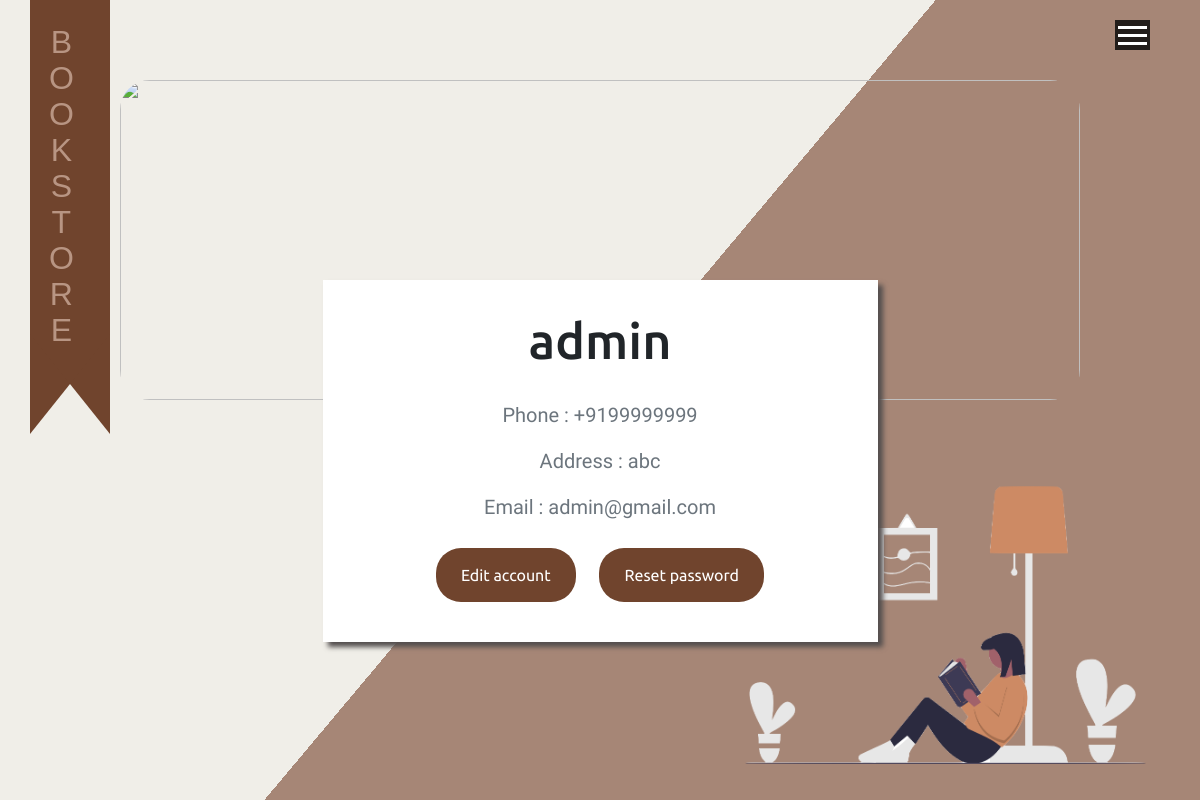
Page /account (signed in) on the committed database.
### main/models.py (models this page shows, shortened)
class User(db.Model, UserMixin):
    id = db.Column(db.Integer, primary_key=True)
    name = db.Column(db.String(20), nullable=False)
    phone = db.Column(db.String(15), nullable=False)
    address = db.Column(db.String(120), nullable=False)
    email = db.Column(db.String(120), unique=True, nullable=False)
    password = db.Column(db.String(60), nullable=False)
    is_admin = db.Column(db.Boolean , default= False)
    order = db.relationship('Orders',backref='user',lazy=True)

### main/routes.py (the view, shortened to what this page needs)
@app.route("/account", methods=['GET', 'POST'])
@login_required
def account():
    form1 = UpdateAccountForm()
    form2 = ResetPasswordForm()
    if form1.validate_on_submit():
        current_user.name = form1.name.data
        current_user.phone = form1.phone.data
        current_user.address = form1.address.data
        current_user.email = form1.email.data
        db.session.commit()
        flash('Your account has been updated!', 'success')
        return redirect(url_for('account'))
    elif request.method == 'GET':
        form1.name.data = current_user.name
        form1.email.data = current_user.email
        form1.phone.data = current_user.phone
        form1.address.data = current_user.address
    return render_template('account.html', title='Account', account_form=form1, password_form =form2)

### main/models.py (called while the page is built)
@login_manager.user_loader
def load_user(user_id):
    return User.query.get(int(user_id))

### main/templates/account.html (shortened to what this page needs)
{% extends "base.html" %}
{% block head %}
<link rel="stylesheet" href="{{url_for('static', filename='css/account.css')}}">
{% endblock %}
{% block content %}
  <aside>
</aside>
<h1 class="vertical-text">Bookstore</h1>
<div class="two container-fluid">
    <img src="../static/img/contact.png" style="position: absolute; bottom: 0vh; right: 0vw; height: 350px;" alt="">
    <img src="https://images.unsplash.com/photo-1507842217343-583bb7270b66?ixlib=rb-1.2.1&ixid=MnwxMjA3fDB8MHxwaG90by1wYWdlfHx8fGVufDB8fHx8&auto=format&fit=crop&w=2190&q=80" style="height: 40vh; width: 80vw; position: absolute; top: 10vh; left: 10vw; object-fit: cover;border-radius: 30px;" alt="">
    <div class="content-section container" style="text-align: center; padding-top: 35vh;">
        <div class="container col-lg-6" style="background-color: white; padding: 30px; box-shadow: 5px 5px 5px #534e4e;">
            <div class="media-body">
                <h2 class="account-heading">{{ current_user.name }}</h2>
                <p class="text-secondary">Phone : {{ current_user.phone }}</p>
                <p class="text-secondary">Address : {{ current_user.address }}</p>
                <p class="text-secondary">Email : {{ current_user.email }}</p>
            </div>
            <button class="btn btn-dark" onclick="Updateaccountfunction()">Edit account</button>
        <button class="btn btn-dark" onclick="UpdatePasswordfunction()">Reset password</button>
    </div>
</div>
</div>
{% endblock content %}

### main/static/css/styles.css (style rules this page uses)
* { margin: 0; padding: 0; }
body { font-family:'Ubuntu'; }

### main/static/css/account.css (style rules this page uses)
.two { background-color: #f0eee8; background-image: -webkit-linear-gradient(140deg, #a68676 50%, #f0eee8 35%); height: 100vh; }
.btn { background-color: #70442d; border: none; border-radius: 25px; padding: 15px 25px; margin: 10px; }
.account-heading { font-size: 50px; margin-bottom: 30px; }
.text-secondary { font-size: 20px; font-family: 'Exo', sans-serif; }
aside { width: 10px; background: #70442d; position: absolute; top: 0; left: 30px; min-height: 50%; z-index: 0; margin: -1em auto 75px auto; }
aside:before, aside:after { content: ''; display: block; border: 40px solid transparent; border-top-width: 50px; border-bottom-width: 50px; position: absolute; bottom: -50px; z-index: -1; }
aside:before { border-left-color: #70442d; left: 0; }
aside:after { border-right-color: #70442d; right: 0; }
@media (min-width: 500px) { aside { float: left; width: 80px; } }
@media (min-width: 500px) { aside { margin-bottom: 0; } }
.vertical-text { position: absolute; left: 3.5vw; top: 3vh; font-family: sans-serif; font-size: 2em; color:#b89583; text-transform: uppercase; text-orientation: upright; text-align: start; writing-mode: vertical-lr; }

### rows in the picture
User: name "admin", phone "+9199999999", address "abc", email "admin@gmail.com"
